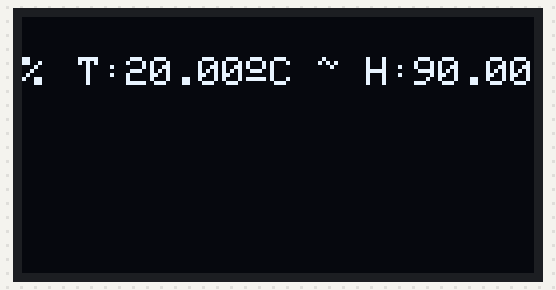
Recording of a sketch running on a simulated Arduino Uno, built with avr-gcc and run on an emulated ATmega328P. Parts: 128×64 one-colour display.

Above: at 8.48 s.
At 12.38 s:
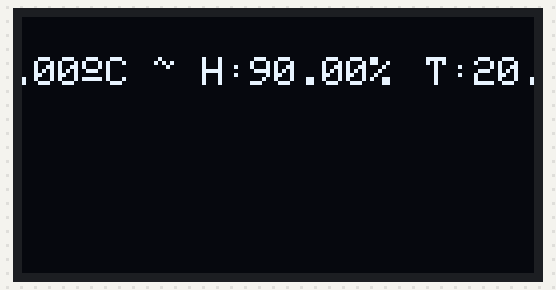
At 16.28 s:
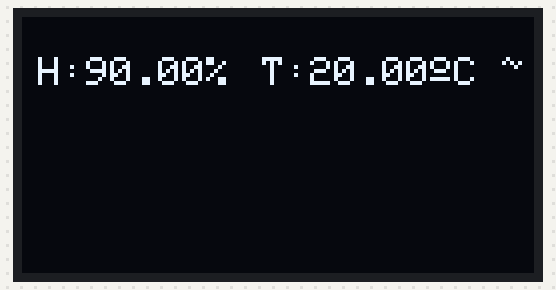
At 24.08 s:
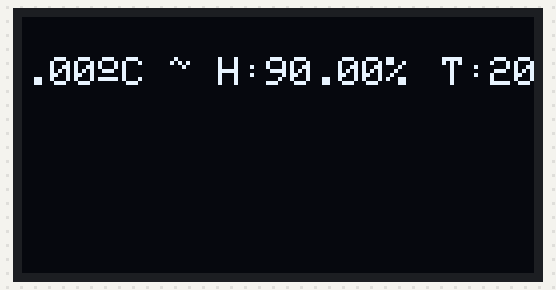
At 31.88 s:
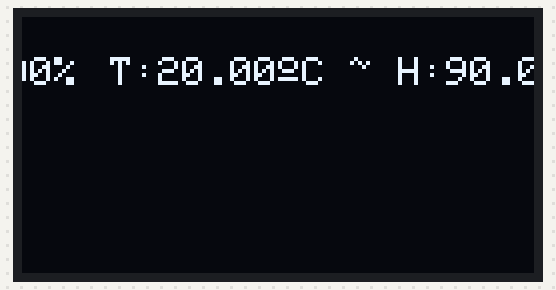
At 39.68 s:
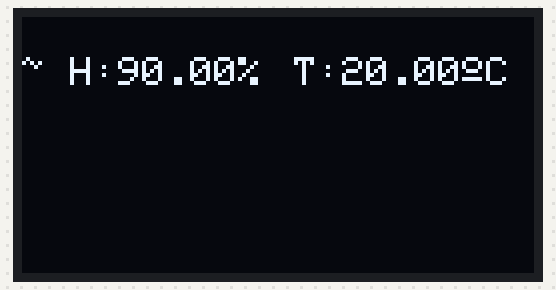

The sketch:

arduino-oled-tst12-Oled.ino
```cpp
#include <Wire.h>
#include <Adafruit_GFX.h>
#include <Adafruit_SSD1306.h>
#include <Adafruit_Sensor.h>
#include <DHT.h>

#define SCREEN_WIDTH 128 // OLED display width, in pixels
#define SCREEN_HEIGHT 64 // OLED display height, in pixels

// Declaration for an SSD1306 display connected to I2C (SDA, SCL pins)
Adafruit_SSD1306 display(SCREEN_WIDTH, SCREEN_HEIGHT, &Wire, -1);

#define DHTPIN 14     // Digital pin connected to the DHT sensor

// Uncomment the type of sensor in use:
#define DHTTYPE    DHT22     // DHT 22 (AM2302)

DHT dht(DHTPIN, DHTTYPE);

void setup() {
  Serial.begin(115200);

  dht.begin();

  if(!display.begin(SSD1306_SWITCHCAPVCC, 0x3C)) {
    Serial.println(F("SSD1306 allocation failed"));
    for(;;);
  }
  delay(2000);
  display.clearDisplay();
  display.setTextColor(WHITE);
  display.setTextSize(1);
  display.setCursor(0,0);
  display.println(" GestoresTecnologicos ");
  display.startscrollright(0x00, 0x00);
}

void loop() {
  delay(6000);
  display.clearDisplay();
 // Scroll part of the screen


  display.setTextSize(1);
  display.setCursor(2,10);
  display.print("T:");
  display.print("20.00");
  display.setTextSize(1);
  display.cp437(true);
  display.write(167);
  display.setTextSize(1);
  display.print("C");
  display.print(" ~ ");
  display.print("H:");
  display.print("90.00");
  display.print("%");


  display.display();
}
```
